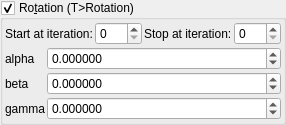
    <widget class="MyGroupBox" name="groupCheck_transf_function_enabled">
     <property name="title">
      <string>Ro&amp;tation (T&gt;Rotation)</string>
     </property>
     <property name="checkable">
      <bool>true</bool>
     </property>
     <layout class="QVBoxLayout" name="verticalLayout_15" stretch="0,0">
      <property name="spacing">
       <number>2</number>
      </property>
      <property name="leftMargin">
       <number>2</number>
      </property>
      <property name="topMargin">
       <number>2</number>
      </property>
      <property name="rightMargin">
       <number>2</number>
      </property>
      <property name="bottomMargin">
       <number>2</number>
      </property>
      <item>
       <layout class="QGridLayout" name="gridLayout_63">
        <property name="spacing">
         <number>2</number>
        </property>
        <item row="1" column="2">
         <widget class="QLabel" name="label_252">
          <property name="text">
           <string>Stop at iteration:</string>
          </property>
         </widget>
        </item>
        <item row="1" column="3">
         <widget class="MySpinBox" name="spinboxInt_transf_stop_iterations_S">
          <property name="sizePolicy">
           <sizepolicy hsizetype="Minimum" vsizetype="Maximum">
            <horstretch>0</horstretch>
            <verstretch>0</verstretch>
           </sizepolicy>
          </property>
          <property name="maximum">
           <number>999</number>
          </property>
         </widget>
        </item>
        <item row="1" column="1">
         <widget class="MySpinBox" name="spinboxInt_transf_start_iterations_S">
          <property name="sizePolicy">
           <sizepolicy hsizetype="Minimum" vsizetype="Maximum">
            <horstretch>0</horstretch>
            <verstretch>0</verstretch>
           </sizepolicy>
          </property>
          <property name="maximum">
           <number>999</number>
          </property>
         </widget>
        </item>
        <item row="1" column="0">
         <widget class="QLabel" name="label_253">
          <property name="text">
           <string>Start at iteration:</string>
          </property>
         </widget>
        </item>
       </layout>
      </item>
      <item>
       <layout class="QGridLayout" name="gridLayout_12" columnstretch="0,1">
        <property name="spacing">
         <number>2</number>
        </property>
        <item row="4" column="0">
         <widget class="QLabel" name="label_51">
          <property name="text">
           <string notr="true">gamma</string>
          </property>
         </widget>
        </item>
        <item row="3" column="0">
         <widget class="QLabel" name="label_53">
          <property name="text">
           <string notr="true">beta</string>
          </property>
         </widget>
        </item>
        <item row="1" column="0">
         <widget class="QLabel" name="label_54">
          <property name="text">
           <string notr="true">alpha</string>
          </property>
         </widget>
        </item>
        <item row="1" column="1">
         <widget class="MyDoubleSpinBox" name="spinboxd3_mandelbox_rotation_main_x">
          <property name="sizePolicy">
           <sizepolicy hsizetype="Minimum" vsizetype="Maximum">
            <horstretch>0</horstretch>
            <verstretch>0</verstretch>
           </sizepolicy>
          </property>
          <property name="font">
           <font>
            <weight>50</weight>
            <bold>false</bold>
           </font>
          </property>
          <property name="prefix">
           <string/>
          </property>
          <property name="suffix">
           <string/>
          </property>
          <property name="decimals">
           <number>6</number>
          </property>
          <property name="minimum">
           <double>-36000.000000000000000</double>
          </property>
          <property name="maximum">
           <double>36000.000000000000000</double>
          </property>
          <property name="singleStep">
           <double>1.000000000000000</double>
          </property>
         </widget>
        </item>
        <item row="3" column="1">
         <widget class="MyDoubleSpinBox" name="spinboxd3_mandelbox_rotation_main_y">
          <property name="sizePolicy">
           <sizepolicy hsizetype="Minimum" vsizetype="Maximum">
            <horstretch>0</horstretch>
            <verstretch>0</verstretch>
           </sizepolicy>
          </property>
          <property name="font">
           <font>
            <weight>50</weight>
            <bold>false</bold>
           </font>
          </property>
          <property name="prefix">
           <string/>
          </property>
          <property name="suffix">
           <string/>
          </property>
          <property name="decimals">
           <number>6</number>
          </property>
          <property name="minimum">
           <double>-36000.000000000000000</double>
          </property>
          <property name="maximum">
           <double>36000.000000000000000</double>
          </property>
          <property name="singleStep">
           <double>1.000000000000000</double>
          </property>
         </widget>
        </item>
        <item row="4" column="1">
         <widget class="MyDoubleSpinBox" name="spinboxd3_mandelbox_rotation_main_z">
          <property name="sizePolicy">
           <sizepolicy hsizetype="Minimum" vsizetype="Maximum">
            <horstretch>0</horstretch>
            <verstretch>0</verstretch>
           </sizepolicy>
          </property>
          <property name="font">
           <font>
            <weight>50</weight>
            <bold>false</bold>
           </font>
          </property>
          <property name="prefix">
           <string/>
          </property>
          <property name="suffix">
           <string/>
          </property>
          <property name="decimals">
           <number>6</number>
          </property>
          <property name="minimum">
           <double>-36000.000000000000000</double>
          </property>
          <property name="maximum">
           <double>36000.000000000000000</double>
          </property>
          <property name="singleStep">
           <double>1.000000000000000</double>
          </property>
         </widget>
        </item>
       </layout>
      </item>
     </layout>
    </widget>
